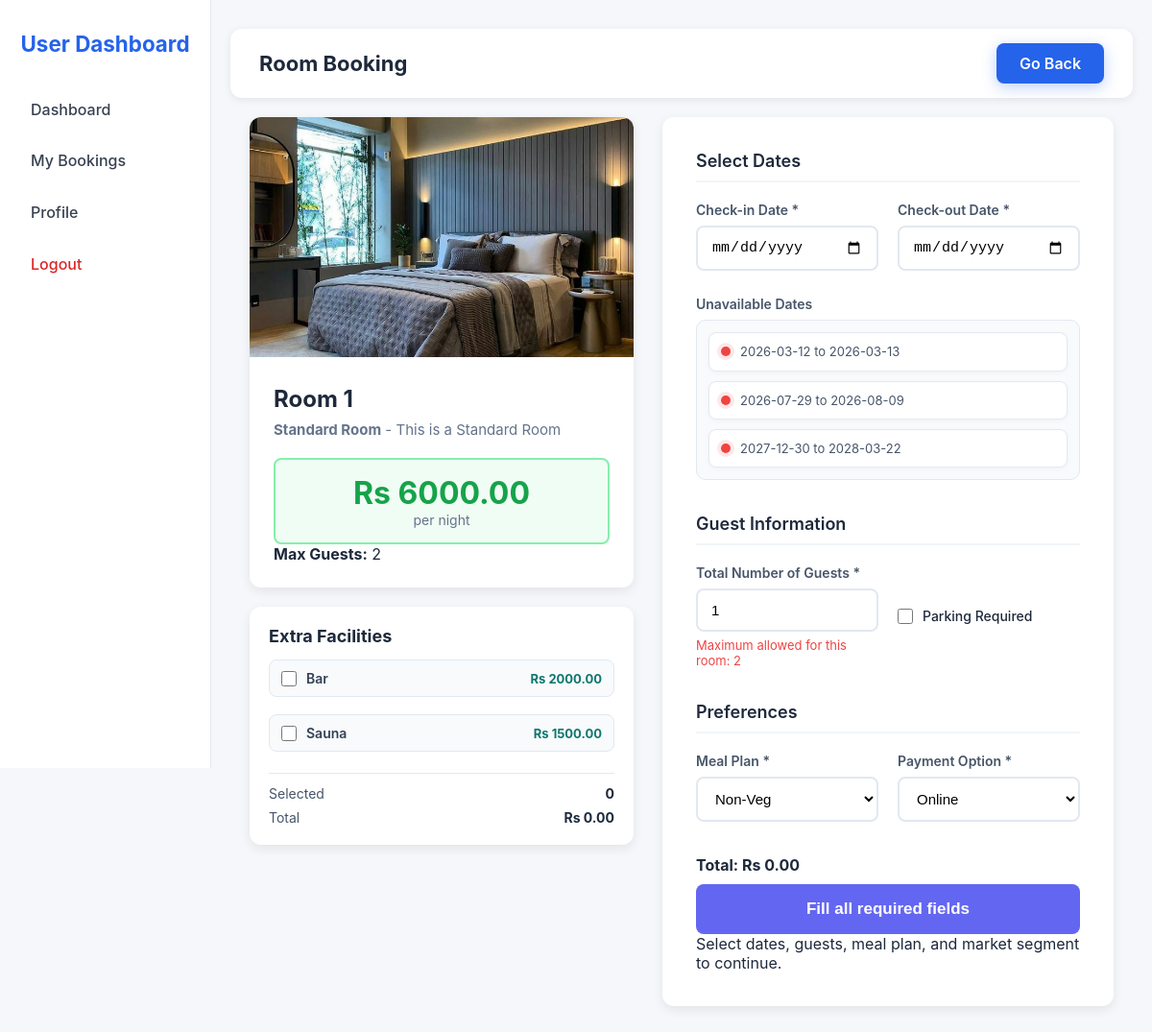
Page /book_room/1 (signed in) on the committed database.
### tables this page shows
CREATE TABLE room_types (
            room_type_id INTEGER PRIMARY KEY AUTOINCREMENT,
            room_type_name TEXT UNIQUE NOT NULL,
            description TEXT,
            price_per_night INTEGER,
            image_path TEXT,
            max_guests INTEGER NOT NULL DEFAULT 2 CHECK(max_guests >= 1)
        );

CREATE TABLE rooms (
            room_id INTEGER PRIMARY KEY AUTOINCREMENT,
            room_number TEXT UNIQUE NOT NULL,
            room_type_id INTEGER NOT NULL,
            price_per_night INTEGER,
            FOREIGN KEY(room_type_id) REFERENCES room_types(room_type_id) ON DELETE CASCADE
        );

CREATE TABLE extra_facilities (
            facility_id INTEGER PRIMARY KEY AUTOINCREMENT,
            facility_name TEXT UNIQUE NOT NULL,
            price REAL NOT NULL DEFAULT 0 CHECK(price >= 0)
        );

### app.py (the view, shortened to what this page needs)
    @app.route("/book_room/<int:room_id>", methods=["GET", "POST"])
    @need_user
    def book_room(room_id):
        room = room_model.find_room_for_booking(room_id)
        if not room:
            flash("Room not found!", "danger")
            return redirect(url_for("user_dashboard"))
        meal_plans = meal_plan_model.list_meal_plans()
        segments = market_segment_model.list_market_segments()
        extra_facilities = extra_facility_model.list_extra_facilities()
        unavailable_ranges = get_unavailable_ranges(room_id)
        return render_template(
            "book_room.html",
            room=room,
            meal_plans=meal_plans,
            segments=segments,
            extra_facilities=extra_facilities,
            unavailable_ranges=unavailable_ranges,
        )

### app.py (called while the page is built)
def get_stay_row(row):
    total_nights = int(row["total_nights"] or 0)
    checkin = datetime(row["arrival_year"], row["arrival_month"], row["arrival_date"]).date()
    checkout = checkin + timedelta(days=total_nights)
    return checkin, checkout, total_nights

def get_unavailable_ranges(room_id):
    rows = booking_model.list_active_windows(room_id)
    ranges = []
    for row in rows:
        start, end, nights = get_stay_row(row)
        if nights > 0:
            ranges.append({"start": start.isoformat(), "end": end.isoformat()})
    return ranges

def need_user(view_func):
    @wraps(view_func)
    def wrapped(*args, **kwargs):
        if "user_id" not in session:
            flash("Please login first.", "warning")
            return redirect(url_for("login", next=request.url))
        if session.get("is_admin"):
            flash("User access required.", "danger")
            return redirect(url_for("admin_dashboard"))
        return view_func(*args, **kwargs)
    return wrapped

### hotel_app/models/booking_model.py (called while the page is built)
def list_active_windows(room_id):
    conn = db_model.conn()
    rows = conn.execute(
        """
        SELECT arrival_year, arrival_month, arrival_date, total_nights
        FROM bookings
        WHERE room_id = ? AND booking_status = 'Not_Canceled'
    """,
        (room_id,),
    ).fetchall()
    conn.close()
    return rows

### hotel_app/models/db.py (called while the page is built)
def conn():
    conn = sqlite3.connect(DB_PATH)
    conn.row_factory = sqlite3.Row
    conn.execute("PRAGMA foreign_keys = ON")
    return conn

### hotel_app/models/extra_facility_model.py (called while the page is built)
def list_extra_facilities():
    conn = db_model.conn()
    rows = conn.execute(
        """
        SELECT facility_id, facility_name, price
        FROM extra_facilities
        ORDER BY facility_name
    """
    ).fetchall()
    conn.close()
    return rows

### hotel_app/models/market_segment_model.py (called while the page is built)
def list_market_segments():
    conn = db_model.conn()
    rows = conn.execute(
        """
        SELECT * FROM market_segments
        WHERE segment_name IN ('Online', 'Offline')
        ORDER BY market_segment_id
    """
    ).fetchall()
    conn.close()
    return rows

### hotel_app/models/meal_plan_model.py (called while the page is built)
def list_meal_plans():
    conn = db_model.conn()
    rows = conn.execute("SELECT * FROM meal_plans").fetchall()
    conn.close()
    return rows

### templates/book_room.html (shortened to what this page needs)
<!DOCTYPE html>
<html lang="en">
<head>
    <link rel="stylesheet" href="{{ url_for('static', filename='css/book_room.css') }}">
    <link rel="stylesheet" href="{{ url_for('static', filename='css/flash.css') }}">
</head>
<body>
    <div class="dashboard">
        <aside class="sidebar">
            <h2>User Dashboard</h2>
            <nav>
                <a href="{{ url_for('user_dashboard') }}">Dashboard</a>
                <a href="{{ url_for('my_bookings') }}">My Bookings</a>
                <a href="{{ url_for('user_profile') }}">Profile</a>
                <a href="{{ url_for('logout') }}" class="logout">Logout</a>
            </nav>
        </aside>
        <div class="booking-main">
            <div class="top-bar">
                <h1>Room Booking</h1>
                <a href="{{ url_for('user_dashboard') }}" class="back">Go Back</a>
            </div>
            <div class="container">
                <div class="side-column">
                    <div class="room-card">
                        {% if room.image_path %}
                        <img src="{{ url_for('static', filename='uploads/rooms/' ~ room.image_path) }}" alt="Room"
                            class="room-image">
                        {% else %}
                        <img src="https://via.placeholder.com/400x250/6366f1/ffffff?text=Room+{{ room.room_number }}"
                            alt="Room" class="room-image">
                        {% endif %}
                        <div class="room-info">
                            <h2>Room {{ room.room_number }}</h2>
                            <p class="room-type"><b>{{ room.room_type_name }}</b> - {{ room.description }}</p>
                            <div class="price-tag">
                                <div class="price">Rs {{ "%.2f"|format(room.price_per_night|default(120)) }}</div>
                                <div class="per-night">per night</div>
                            </div>
                            <p><strong>Max Guests:</strong> {{ room.max_guests or 2 }}</p>
                        </div>
                    </div>
                    <div class="facilities-card">
                        <h3>Extra Facilities</h3>
                        {% if extra_facilities and extra_facilities|length > 0 %}
                        <div class="facilities-list">
                            {% for facility in extra_facilities %}
                            <label class="facility-option">
                                <input type="checkbox" class="extra-facility-checkbox"
                                    value="{{ facility.facility_id }}" data-price="{{ "
                                    %.2f"|format(facility.price|float) }}">
                                <span>{{ facility.facility_name }}</span>
                                <strong>Rs {{ "%.2f"|format(facility.price|float) }}</strong>
                            </label>
                            {% endfor %}
                        </div>
                        {% else %}
                        <p class="facilities-empty">No extra facilities available right now.</p>
                        {% endif %}
                        <div class="facilities-summary">
                            <div>
                                <span>Selected</span>
                                <strong id="facility_count_display">0</strong>
                            </div>
                            <div>
                                <span>Total</span>
                                <strong>Rs <span id="facility_total_display">0.00</span></strong>
                            </div>
                        </div>
                    </div>
                </div>
                <div class="form-card">
                    <form id="bookingForm">
                        <div class="section">
                            <h2>Select Dates</h2>
                            <div class="grid">
                                <div class="form-group">
                                    <label>Check-in Date *</label>
                                    <input type="date" id="checkin" required>
                                </div>
                                <div class="form-group">
                                    <label>Check-out Date *</label>
                                    <input type="date" id="checkout" required>
                                </div>
                                <div class="form-group full-width">
                                    <label>Unavailable Dates</label>
                                    <ul id="unavailable-list" class="unavailable-list">
                                        {% if unavailable_ranges and unavailable_ranges|length > 0 %}
                                        {% for r in unavailable_ranges %}
                                        <li>{{ r.start[:10] }} to {{ r.end[:10] }}</li>
                                        {% endfor %}
                                        {% else %}
                                        <li class="empty-state">No unavailable dates.</li>
                                        {% endif %}
                                    </ul>
                                </div>
                            </div>
                        </div>
                        <div class="section">
                            <h2>Guest Information</h2>
                            <div class="grid">
                                <div class="form-group">
                                    <label>Total Number of Guests *</label>
                                    <input type="number" id="total_guests" min="1" max="{{ room.max_guests or 2 }}"
                                        value="1" required>
                                    <div class="note">Maximum allowed for this room: {{ room.max_guests or 2 }}</div>
                                </div>
                                <div class="form-group parking-group">
                                    <label class="inline-check">
                                        <input type="checkbox" id="required_car_parking_space" value="1">
                                        <span>Parking Required</span>
                                    </label>
                                </div>
                            </div>
                        </div>
                        <div class="section">
                            <h2>Preferences</h2>
                            <div class="grid">
                                <div class="form-group">
                                    <label>Meal Plan *</label>
                                    <select id="meal_plan_id" required>
                                        {% for m in meal_plans %}
                                        <option value="{{ m.meal_plan_id }}">{{ m.meal_plan_name }}</option>
                                        {% endfor %}
                                    </select>
                                </div>
                                <div class="form-group">
                                    <label>Payment Option *</label>
                                    <select id="market_segment_id" required>
                                        {% for s in segments %}
                                        <option value="{{ s.market_segment_id }}"
                                            data-segment-name="{{ s.segment_name }}">{{ s.segment_name }}</option>
                                        {% endfor %}
                                    </select>
                                </div>
                            </div>
                        </div>
                        <div class="payment-section">
                            <div class="total-preview">
                                <strong>Total: Rs <span id="display_total">0.00</span></strong>
                            </div>
                            <button type="button" class="btn-submit" id="bookButton" disabled>
                                <span id="button-text">Fill all fields</span>
                            </button>
                            <div class="payment-note" id="payment-note">
                            </div>
                        </div>
                    </form>
                </div>
            </div>
        </div>
    </div>
</body>
</html>

### rows in the picture
room_types: image_path (picture), room_type_name "Standard Room", description "This is a Standard Room", max_guests "2"
rooms: room_number "1", price_per_night "6000.00"
extra_facilities: facility_name "Bar", price "2000.00"
extra_facilities: facility_name "Sauna", price "1500.00"

### other values in the picture
{{ r.start[:10] }} "2026-03-12" "2026-07-29" "2027-12-30"
{{ r.end[:10] }} "2026-03-13" "2026-08-09" "2028-03-22"
form field value "Non-Veg"
form field value "Online"
